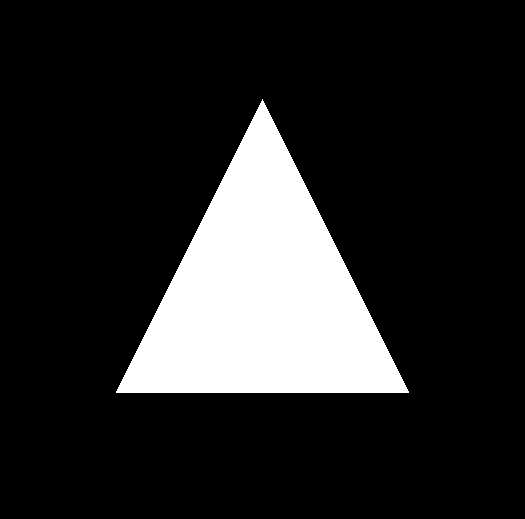
#> input picture Equilateral_Triangle.png, 525 x 519 px
$ python Blur_images.py
#> lines starting #> are read from the running program, lines starting #| are printed output that depends on the picture; after the words box and inside, x2 and y2 are one past the last pixel; in counts of white or black regions, pixels touching at a corner belong together; pictures that were not available may be replaced by others from this repository, and a replacement may not be noted
### Master_Transform_Code.py
'''Title: Master_Transform_Code.py
Author: Rojigan Gengatharan and the writer of the processImages.py code
NOTES: Only works for images of 525 length and 519 width, these are the global
constants. Requires the file names in the list shown at the beginning of the code, refer to base images folder
to be present and requires a "Background.png" file which is a image of
525 width and 519 height and colour is the same as the background of the images
you are using. For example, A black background would mean Backgroud.png would
have to be the colour black
Also requires processImages.py with the rotate_image function'''


##CAN UPLOAD MY FILES TO THE GOOGLE DRIVE
#MAKE WIDE SHAPES
##DONT FORGET TO THRESHOLD IMAGES AT THE END AND CONVERT TO GRAYSCALE, i.e. black and white
##PUT ALL IMAGES AS A BIG MATRIX IN ONE VECTOR
##DONT FORGET ABOUT DILATING IMAGES
##DONT FORGET TO ADD TWO DEGREES OF BLUR HERE

import numpy as np
import cv2
import processImages
import os
import random

ROTATION_AMOUNT = 12
WIDTH = 525
HEIGHT = 519
SCALE_FACTOR = 1.1
DIMENSION = 40
KERNEL_0 = (3,3)
KERNEL_1 = (5,5)

#classes from 0 to 11, 0, 1, 2, ... 11
NUMCLASSES = 11
NUMUNIQUE = 3

'''input image is assumed to already be cropped and of proper size'''
# [48 lines left out: function addnoise, not called in this run]

''' Turns greys into blacks '''
# [7 lines left out: function threshold, not called in this run]

'''puts random white spots on the background.png'''
# [37 lines left out: functions make_random_white, compress_img, not called in this run]


def crop_image(image,sf):
    '''Returns a cropped image to a constant scale factor, i.e the shape will take up 1/scale_factor X 100% of the final image'''
    l_img = cv2.imread("Background.png", cv2.IMREAD_COLOR)
    s_img = image

    parameters = (find_limiting_p(image))


    bg = cv2.imread("Background.png", cv2.IMREAD_COLOR)

    a1 = parameters[0][1][0]
    a2 = parameters[0][1][1]

    b1 = parameters[0][0][0]
    b2 = parameters[0][0][1]

    dimm = max(parameters[1][0],parameters[1][1])

    #next line for debugging purposes only


    #+ 1 wasn't here originally
    new_bg = cv2.resize(bg, ((int(b2) - int(b1)  + 1),(int(a2) - int(a1)  + 1)), interpolation = cv2.INTER_AREA)


    final_dim = int(dimm * sf)

    final = cv2.resize(bg, (final_dim, final_dim), interpolation = cv2.INTER_LINEAR)

    #+ 1 wasn't here originally
    new_bg = image[int(a1):int(a2) + 1, int(b1):int(b2) + 1]   #yoffset:yoffset + zz, xoffset: xoffset + zzz


    new_new_bg = cv2.resize(bg, (final_dim,final_dim), interpolation = cv2.INTER_LINEAR)


    ## horizontal, vertical


    hoff = (final_dim - (int(b2) - int(b1))) // 2
    voff = (final_dim - (int(a2) - int(a1)))// 2
    #+ 1 wasn't here originally
    new_new_bg[voff:voff + int(a2) - int(a1) + 1, hoff:hoff + int(b2) - int(b1) + 1] = new_bg
    return new_new_bg

def find_limiting_p(image):
    minC = image.shape[1] - 1
    minR = image.shape[0] - 1
    maxC = 0
    maxR = 0
    for i in range(0, image.shape[0]):
        for j in range(0, image.shape[1]):
            if (image[i,j])[1] == 0:
                continue
            if i < minR:
                minR = i
            if j < minC:
                minC = j
            if j > maxC:
                maxC = j
            if i > maxR:
                maxR = i

    return ((minC, maxC), (minR, maxR)), ((maxC - minC),(maxR -  minR))


# [7 lines left out: function rotate_img, not called in this run]


# [57 lines that do not run on import are left out]
            #np.savetxt('roji_training_images.txt', res)

### Blur_images.py
import cv2
import random
import Master_Transform_Code
'''blurs 40 x 40 images '''
#TENSORFLOW
#NEED TO UPDATE THIS FUNCTION
#USE CIRCULAR DILATE
#AND ADD SPACE ON THE SIDES SO THAT THE DILATE DOESNT GET CUT OFF
#DONT FORGET TO THRESHOLD IMAGES AT THE END
#Dilate more - Davis
#one blur, one more blur,one no blur  (2 degress of blur or 2 degrees of dilate
'''input image is assumed to already be cropped and of proper size'''
def addnoise(image,kernel):


    circular_Kernel = cv2.getStructuringElement(cv2.MORPH_ELLIPSE, kernel)
    #High scale factor is to make sure none of the noise is cropped out
    image = Master_Transform_Code.crop_image(image,1.45)
    image = cv2.resize(image,(40,40),interpolation = cv2.INTER_AREA)


    #Blur is to get gray pixels
    #See what happens if you use rectangular kernel here and circular kernel elsewhere
    #GaussianBlur vs Blur? Blur replaces all the pixels of a kernel with the average value of that kernel
    #This creates grey pixels near the edges of the shape, (Also in the shape, but these will be addressed later)
    blur = cv2.GaussianBlur(image,(5,5),0)
    #(5,5) was used originallzy and it was cv2.GaussianBlur(image,(5,5),0)

    #Creating the noise like this is satisfactory, for now at least
    noise = cv2.imread("Background.png", cv2.IMREAD_COLOR)
    noise = cv2.resize(noise, (int(blur.shape[1]) ,int (blur.shape[0])), interpolation = cv2.INTER_AREA)
    make_random_white(noise)

    #blur = blur*noise, this line makes it so that all black pixels will stay black and only the gray pixels
    #will be affected, i.e. some of the gray pixels will become black due to the random noise, will be addressed in next
    #section of code

    for i in range(0, noise.shape[0]):
        for j in range(0, noise.shape[1]):
            blur[i,j] = blur[i,j] * noise[i,j]


    #Add the modified blur to the original image, grey + white = white, grey + black = grey, black + white = white
    new = cv2.add(blur,image)
    #new = blur + image <-- original line


    #need to make all greys white
    threshold(new)

    cv2.imshow('before dilation',new)
    cv2.waitKey(0)
    cv2.destroyAllWindows()
    #if i use scale_factor of 1.1 then resize to 40 x 40 then the noise gets cut off, if i use scale factor of 1.2 then resize to 40 x 40 then the triangle will appear a bit smaller
    cv2.imwrite('before_dilation.png', new)
    rez = cv2.dilate(new,circular_Kernel,iterations = 1)

    print(rez.shape)
    threshold(rez)
    cv2.imwrite('after_dilation.png',rez)

    return rez

''' Turns greys into blacks '''
def threshold(image):
    for i in range(0, image.shape[0]):
        for j in range(0, image.shape[1]):
            if (image[i,j][0] != 0 and image[i,j][0] != 255):
                for x in range(3):
                    (image[i,j])[x] = 255
    return

'''puts random white spots on the background.png'''
def make_random_white(image):

    for i in range(0, image.shape[0]):
        for j in range(0, image.shape[1]):
            x = random.randint(0, 1)
            if (x == 0):
                #image[i,j] = random.randint(0,1)
                a = random.randint(0,1)
                for k in range(3):
                    image[i,j][k] = a * 255

    return


if __name__ == '__main__':


    imgg = cv2.imread("Equilateral_Triangle.png", cv2.IMREAD_COLOR)
#> imgg is the input picture: shape (519, 525, 3); 15.9% white; 1 white region, box (x1, y1, x2, y2) and area: (116, 99, 409, 393) 43218
    image = Master_Transform_Code.crop_image(imgg,1.2)
#> in crop_image, `parameters = (find_limiting_p(image))`: parameters = (((116, 408), (99, 392)), (292, 293))
#> in crop_image, `a1 = parameters[0][1][0]`: a1 = 99
#> in crop_image, `a2 = parameters[0][1][1]`: a2 = 392
#> in crop_image, `b1 = parameters[0][0][0]`: b1 = 116
#> in crop_image, `b2 = parameters[0][0][1]`: b2 = 408
#> in crop_image, `dimm = max(parameters[1][0],parameters[1][1])`: dimm = 293
#> in crop_image, `final_dim = int(dimm * sf)`: final_dim = 351
#> in crop_image, `new_bg = image[int(a1):int(a2) + 1, int(b1):int(b2) + 1]`:
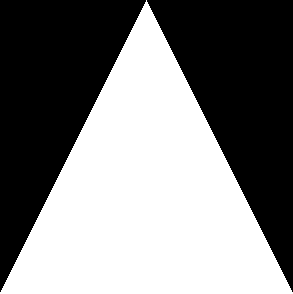
#> new_bg: shape (294, 293, 3); 50.2% white; 2 black regions, box (x1, y1, x2, y2) and area: (0, 0, 146, 292) 21462, (147, 0, 293, 292) 21462
#> in crop_image, `hoff = (final_dim - (int(b2) - int(b1))) // 2`: hoff = 29
#> in crop_image, `new_new_bg[voff:voff + int(a2) - int(a1) + 1, hoff:hoff + int(b2) - in..`:
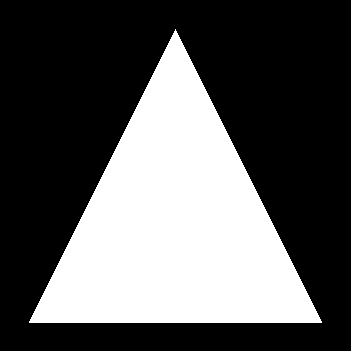
#> new_new_bg: shape (351, 351, 3); 35.1% white; 1 white region, box (x1, y1, x2, y2) and area: (29, 29, 322, 323) 43218
    image = cv2.resize(image,(40,40),interpolation = cv2.INTER_AREA)

    cv2.imshow('original image',image)
    cv2.waitKey(0)
    cv2.destroyAllWindows()

    image1 = addnoise(image, (3,3))
#> call 2 of crop_image, with sf = 1.45
#> in crop_image (call 2), `parameters = (find_limiting_p(image))`: parameters = (((3, 36), (3, 36)), (33, 33))
#> in crop_image (call 2), `a1 = parameters[0][1][0]`: a1 = 3
#> in crop_image (call 2), `a2 = parameters[0][1][1]`: a2 = 36
#> in crop_image (call 2), `b1 = parameters[0][0][0]`: b1 = 3
#> in crop_image (call 2), `b2 = parameters[0][0][1]`: b2 = 36
#> in crop_image (call 2), `dimm = max(parameters[1][0],parameters[1][1])`: dimm = 33
#> in crop_image (call 2), `final_dim = int(dimm * sf)`: final_dim = 47
#> in crop_image (call 2), `final = cv2.resize(bg, (final_dim, final_dim), interpolation = cv2.INT..`: final: shape (47, 47, 3); 16.5% white; 1 white region, box (x1, y1, x2, y2) and area: (10, 9, 37, 36) 365
#> in crop_image (call 2), `new_bg = image[int(a1):int(a2) + 1, int(b1):int(b2) + 1]`:
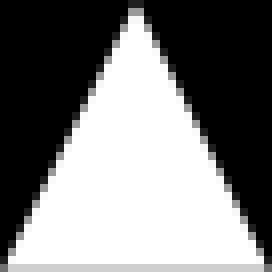
#> new_bg: shape (34, 34, 3) (shown 8 times larger); min 0, max 255, mean 123.8
#> in crop_image (call 2), `hoff = (final_dim - (int(b2) - int(b1))) // 2`: hoff = 7
#> in crop_image (call 2), `new_new_bg[voff:voff + int(a2) - int(a1) + 1, hoff:hoff + int(b2) - in..`:
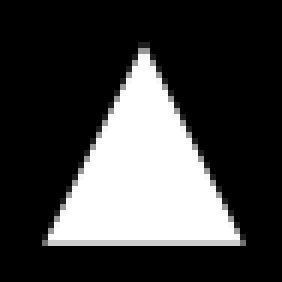
#> new_new_bg: shape (47, 47, 3) (shown 6 times larger); min 0, max 255, mean 64.8
#> after the loop in threshold, `for i in range(0, image.shape[0]):`: image: shape (40, 40, 3); 33.1% white; 7 white regions (6 under 20 px), largest, box (x1, y1, x2, y2) and area: (4, 4, 36, 37) 523
#> in addnoise, `rez = cv2.dilate(new,circular_Kernel,iterations = 1)`: rez: shape (40, 40, 3); 41.6% white; 1 white region, box (x1, y1, x2, y2) and area: (3, 3, 37, 38) 665
#| (40, 40, 3)

    cv2.imshow('after dilation degree 1',image1)
    cv2.waitKey(0)
    cv2.destroyAllWindows()

#check if the original imgg is preserved should be big with big borders
    #normal imgg is preserved
    cv2.imwrite("normal_image.png", imgg)

    cv2.imwrite("blurred_image.png", image1)

    image2 = addnoise(image, (7,7))
#> call 2 of addnoise, with kernel = (7, 7)
#> after the loop in make_random_white (call 2), `for i in range(0, image.shape[0]):`:
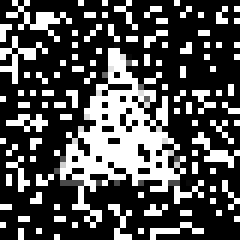
#> image: shape (40, 40, 3) (shown 6 times larger); min 0, max 255, mean 80.6
#> after the loop in addnoise (call 2), `for i in range(0, noise.shape[0]):`:
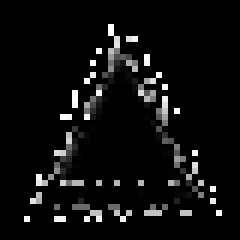
#> blur: shape (40, 40, 3) (shown 6 times larger); min 0, max 255, mean 14
#> after the loop in threshold (call 3), `for i in range(0, image.shape[0]):`: image: shape (40, 40, 3); 33.4% white; 6 white regions (5 under 20 px), largest, box (x1, y1, x2, y2) and area: (5, 4, 36, 37) 528
#> in addnoise (call 2), `rez = cv2.dilate(new,circular_Kernel,iterations = 1)`:
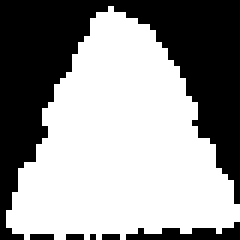
#> rez: shape (40, 40, 3) (shown 6 times larger); 58.6% white; 6 black regions (4 under 20 px), largest, box (x1, y1, x2, y2) and area: (0, 0, 40, 40) 620, (21, 37, 40, 40) 31
#| (40, 40, 3)
    cv2.imshow('after dilation degree 2', image2)
    cv2.waitKey(0)
    cv2.destroyAllWindows()

    cv2.imwrite("more_blurred_image.png", image2)
